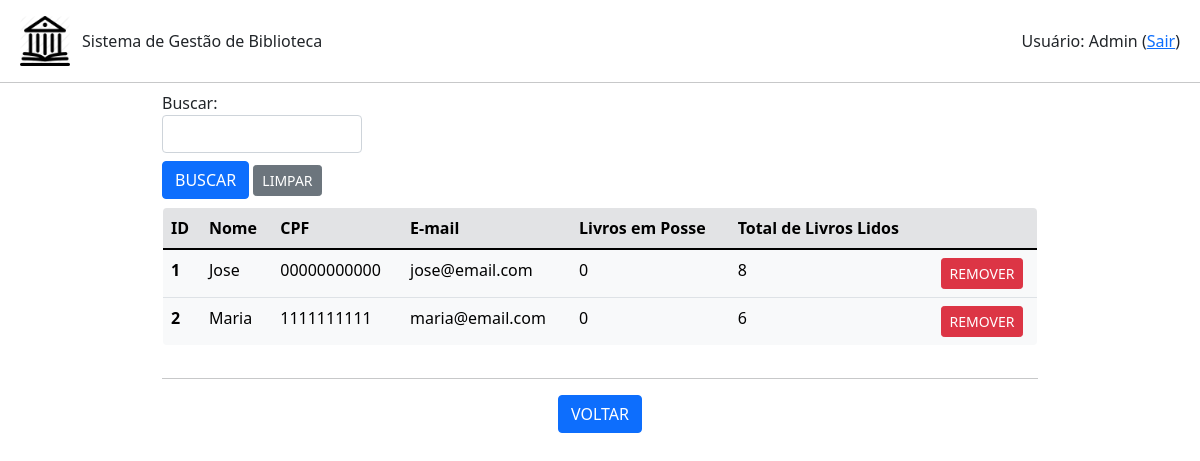
Page /ficha/listar (signed in) on the earlier database version.
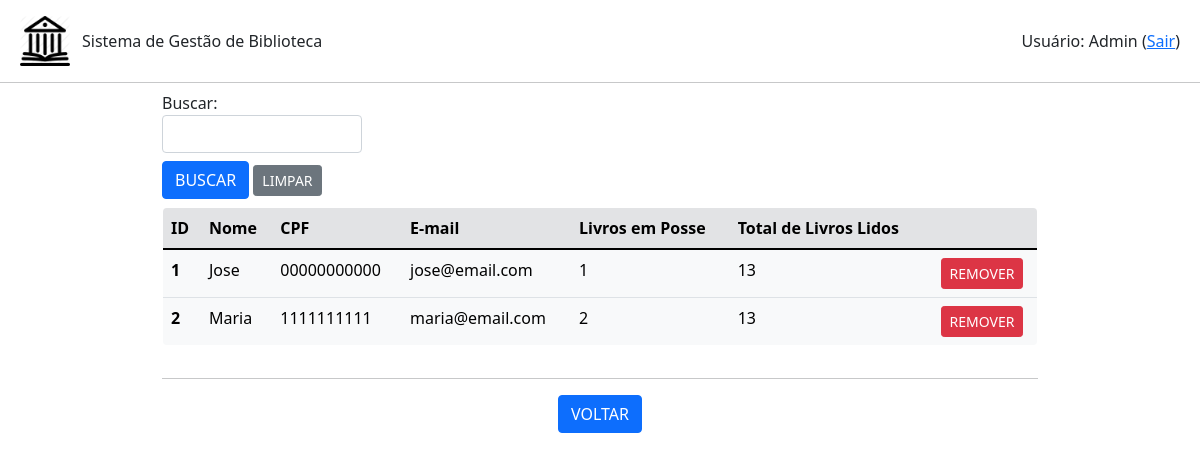
Same page on the later database version.
### ficha.py (models this page shows)
class Ficha(db.Model):
    id = db.Column(db.Integer, primary_key=True)
    nome = db.Column(db.String(200), unique=False, nullable=False)
    cpf = db.Column(db.String(20), unique=True, nullable=False)
    email = db.Column(db.String(120), unique=True, nullable=False)
    ativo = db.Column(db.Boolean(), default=False)
    qtdLivros = db.Column(db.Integer, unique=False, nullable=False)
    totalLivros = db.Column(db.Integer, unique=False, nullable=False)
    emprestimo = db.relationship('Emprestimo', backref='ficha', lazy=True)

### app.py (the view, shortened to what this page needs)
@app.route('/ficha/listar', methods=['POST','GET'])
def listar_fichas():
    if session.get('autenticado',False)==False:
        flash(u'Login necessário!', category='warning')
        return(redirect(url_for('login')))
    form = BuscaForm()
    fichas = Ficha.query.order_by(Ficha.nome).all()
    return(render_template('fichas.html', fichas=fichas, form=form, action=url_for('listar_fichas')))

### formBusca.py
class BuscaForm(FlaskForm):
    campo = StringField('Buscar: ', validators=[DataRequired()])
    enviar = SubmitField('BUSCAR')

### templates/fichas.html (shortened to what this page needs)
{% extends "base.html" %}
{% block conteudo %}
<div class="container-fluid mx-auto" style="width: 75%;">
    {% from 'bootstrap/form.html' import render_field %}
    <form method="post">
        <div class="mt-2" style="width: 200px;">
            {{ render_field(form.campo) }}
        </div>
        <div class="mt-2 mb-2">
            {{ render_field(form.enviar, button_style="primary", button_size="sm") }}
            <a class="btn btn-secondary btn-sm" href="{{url_for('listar_fichas')}}" role="button">LIMPAR</a>
        </div>
    </form>
    <div style="max-height: 400px; overflow-y: auto;">
        <table class=" table table-light border rounded-3" style="overflow: hidden;">
            <thead>
            <tr class="table-secondary">
                <th scope="col">ID</th>
                <th scope="col">Nome</th>
                <th scope="col">CPF</th>
                <th scope="col">E-mail</th>
                <th scope="col">Livros em Posse</th>
                <th scope="col">Total de Livros Lidos</th>
                <th scope="col"></th>
            </tr>
            </thead>
            <tbody>
                {% for ficha in fichas %}
                    <tr>
                        <th scope="row">{{ficha.id}}</th>
                        <td>{{ficha.nome}}</td>
                        <td>{{ficha.cpf}}</td>
                        <td>{{ficha.email}}</td>
                        <td>{{ficha.qtdLivros}}</td>
                        <td>{{ficha.totalLivros}}</td>
                        <td class="text-center"><a class="btn btn-danger btn-sm" href="{{url_for('remover_ficha', id_ficha=ficha.id)}}" role="button">REMOVER</a></td>
                    </tr>
                {% endfor %}
            </tbody>
        </table>
    </div>
    <hr>
    <div class="row text-center">
        <div class="col mr-1">
            <a class="btn btn-primary" href="{{url_for('root')}}" role="button">VOLTAR</a>
        </div>
    </div>
</div>
{% endblock %}

### templates/base.html (shortened to what this page needs)
<!DOCTYPE html>
<html>
    <head>
      <link href="https://cdn.jsdelivr.net/npm/bootstrap@5.1.3/dist/css/bootstrap.min.css" rel="stylesheet">
    </head>
  <body>
    <div class="row mx-0 mb-3 mt-3">
      <div class="col-md-auto ms-2 my-auto" style="width: 62px;">
          <img src="{{url_for('static', filename='Biblioteca_icon.png')}}" style="width: 50px; height: 50px;">
      </div>
      <div class="col my-auto" style="height: 100%;">
        Sistema de Gestão de Biblioteca
      </div>
      <div class="col text-end me-2 my-auto" style="height: 100%;">
        {% if session.get('autenticado',False)==False %}
          <a class="btn btn-primary" href="{{url_for('login')}}" role="button">Entrar</a>
        {% else %}
          Usuário: {{session.get('nome')}}
          (<a href="{{url_for('logout')}}">Sair</a>)
        {% endif %}
      </div>
    </div>
    <hr class="my-0">
    {% block conteudo %}
    {% endblock %}
  </body>
</html>

Differences in the rows shown:
changed Ficha "Jose": qtdLivros "0" → "1"; totalLivros "8" → "13"
changed Ficha "Maria": qtdLivros "0" → "2"; totalLivros "6" → "13"
